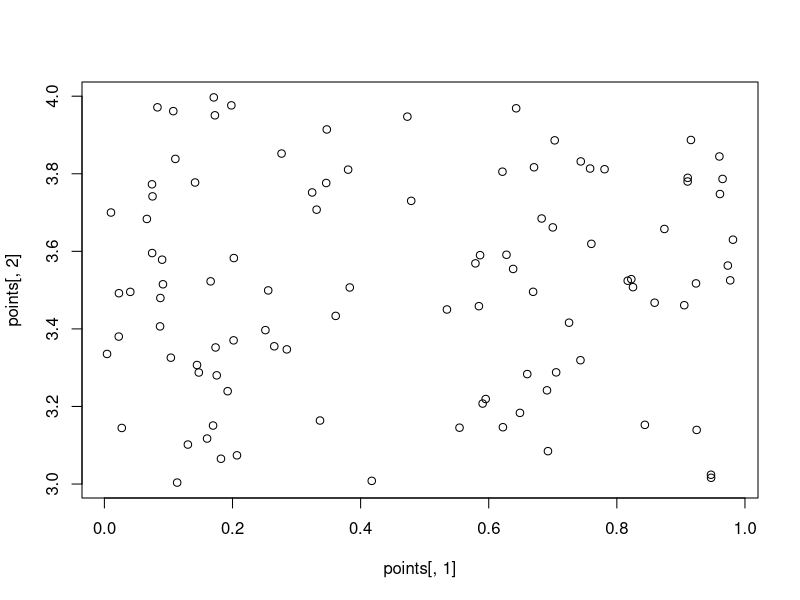

This chart was generated by the following R code:
# TP 3

# Partie 
#1 Simuler une somme de variables aléatoires indépendantes

#Q1
Unif <-function(N,a,b){
  runif(N,a,b)
}

#Q2
Norm<-function(N,mu,sd){
  rnorm(N,mu,sd)
}
Norm(10,0,1)#pour la loi normale centre a 0 et reduite a 1

# Question 3
unif = function(n,a,b,c,d) {
  x=runif(n,a,b) # n abscisses prises aléatoirement entre a et b
  y=runif(n,c,d) # n ordonnées prises aléatoirement entre c et d
  coord=matrix(c(x,y),n,2)
  colnames(coord) = c("Abscisse", "Ordonnée")
  print(coord)
}

#le 27/04/2020

# Test
points=unif(100,0,1,3,4)
plot(points[,1],points[,2]) # représentation des points suivant leur abscisse et leur ordonnée 

SommeUnifNorm <- function(N, a, b, µ, s) {
  S = matrix(c(runif(N, a, b), rnorm(N, µ, s)), nrow = N, ncol = 2) # X est la première colonne de S et Y la seconde
  
  Z = rowSums(S)
  return(Z)
}


